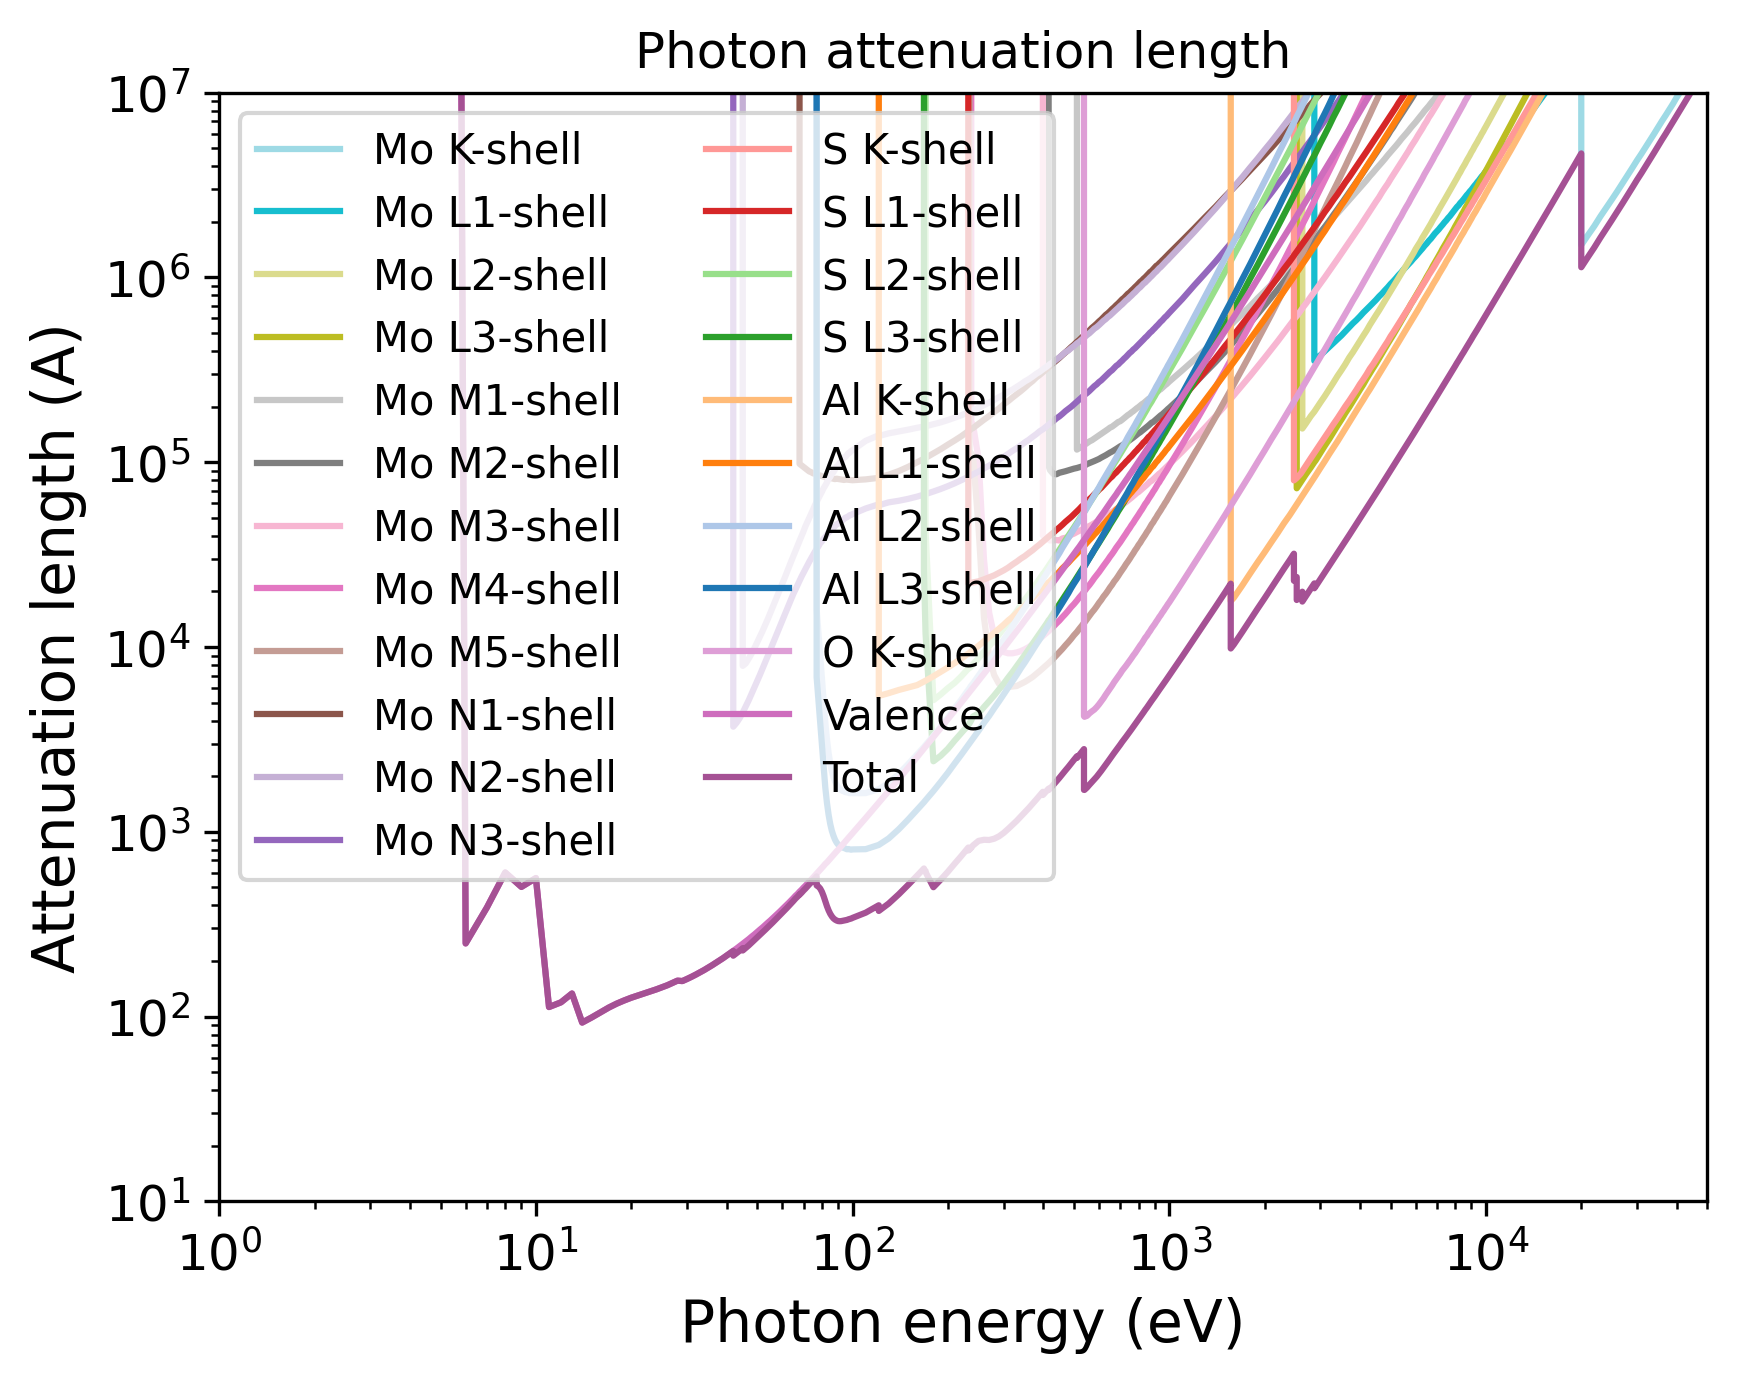

Python code for this plot:
import pandas as pd
import numpy as np
import matplotlib.pyplot as plt
import matplotlib.cm as cm
# Set the format:
plt.xlabel("Photon energy (eV)", fontsize=14)
plt.ylabel("Attenuation length (A)", fontsize=14)
plt.xticks(fontsize=12)
plt.yticks(fontsize=12)
plt.grid(False)
# Set the axes:
# Read the output file:
df = pd.read_csv(r"OUTPUT_MoS2_on_Al2O3_Photon_IMFP.dat", sep=r'\s+', header=None, comment="#", skipinitialspace=True)
plt.xscale("log")
plt.yscale("log")
# Prepare the plot:
columns_to_plot = [ 1, 2, 3, 4, 5, 6, 7, 8, 9, 10, 11, 12, 13, 14, 15, 16, 17, 18, 19, 20, 21, 22, 23]
labels = [ "Mo K-shell", "Mo L1-shell", "Mo L2-shell", "Mo L3-shell", "Mo M1-shell", "Mo M2-shell", "Mo M3-shell", "Mo M4-shell", "Mo M5-shell", "Mo N1-shell", "Mo N2-shell", "Mo N3-shell", "S K-shell", "S L1-shell", "S L2-shell", "S L3-shell", "Al K-shell", "Al L1-shell", "Al L2-shell", "Al L3-shell", "O K-shell", "Valence", "Total"]
# Create N distinct colors from a colormap
N = len(columns_to_plot)
colors = np.vstack([plt.cm.tab20(np.linspace(1, 0, 20)), plt.cm.tab20b(np.linspace(1, 0, 20))])
# Set line styles:
linestyles = [ "-", "-", "-", "-", "-", "-", "-", "-", "-", "-", "-", "-", "-", "-", "-", "-", "-", "-", "-", "-", "-", "-", "-"]
for i, col in enumerate(columns_to_plot):
    color = colors[i % len(colors)]
    ls    = linestyles[i % len(linestyles)]
    label = labels[i % len(labels)]
    plt.plot(df.iloc[:, 0], df.iloc[:, col],
    color=color,
    label=label,
    linestyle=ls)
plt.xlim(1.00000000,50000.00000000)
plt.ylim(10.00000000,10000000.00000000)
plt.title("Photon attenuation length")
plt.legend(loc="best", fontsize=10, ncol=2)
# Save the plot in this format:
plt.savefig("OUTPUT_MFP_photon.png", dpi=300, bbox_inches="tight")
